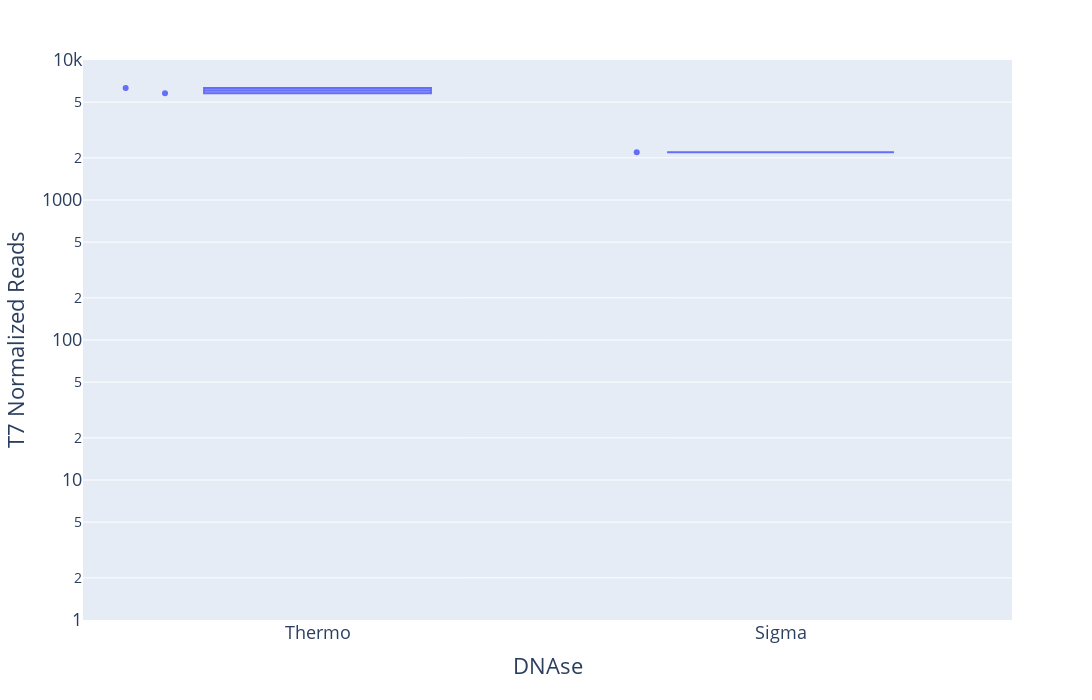

This figure's notebook cell:
### Markdown cell above
## T7 Normalized Reads

### Code cell
fig = px.box(merged,
    x='DNAse',
    y='t7_normalized_reads',
    labels={'t7_normalized_reads': 'T7 Normalized Reads'},
    points='all',
    hover_data=['Accession'],
    log_y=True
)
fig.update_layout(
    font=dict(size=18),
    height=700,
    width=1400
)
fig.update_yaxes(range=[0, 4])
fig.show()
fig.write_html('plots/T7_normalized_reads.html')

### Figure 1 — Plotly figure (JSON) as saved in the notebook; plotly's stock layout.template omitted (floating-point values rounded to 4 significant figures)
{"data": [{"alignmentgroup": "True", "boxpoints": "all", "customdata": [["IDBD-D101312"], ["IDBD-D101313"], ["IDBD-D101314"]], "hoverlabel": {"namelength": 0}, "hovertemplate": "DNAse=%{x}<br>T7 Normalized Reads=%{y}<br>Accession=%{customdata[0]}", "legendgroup": "", "marker": {"color": "#636efa"}, "name": "", "notched": false, "offsetgroup": "", "orientation": "v", "showlegend": false, "type": "box", "x": ["Thermo", "Thermo", "Sigma"], "x0": " ", "xaxis": "x", "y": [6310.0, 5791.0, 2196.0], "y0": " ", "yaxis": "y"}], "layout": {"boxmode": "group", "font": {"size": 18}, "height": 700, "legend": {"tracegroupgap": 0}, "margin": {"t": 60}, "width": 1400, "xaxis": {"anchor": "y", "autorange": true, "domain": [0, 1], "range": [-0.5049, 1.5], "title": {"text": "DNAse"}, "type": "category"}, "yaxis": {"anchor": "x", "domain": [0, 1], "range": [0, 4], "title": {"text": "T7 Normalized Reads"}, "type": "log"}}}
